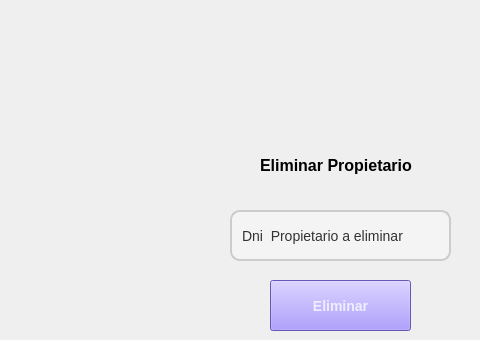
       <widget class="QWidget" name="page_EliminarPropietario">
        <widget class="QLabel" name="label_11">
         <property name="geometry">
          <rect>
           <x>260</x>
           <y>140</y>
           <width>211</width>
           <height>51</height>
          </rect>
         </property>
         <property name="font">
          <font>
           <pointsize>12</pointsize>
           <bold>true</bold>
          </font>
         </property>
         <property name="text">
          <string>Eliminar Propietario</string>
         </property>
         <property name="textFormat">
          <enum>Qt::AutoText</enum>
         </property>
         <property name="wordWrap">
          <bool>false</bool>
         </property>
        </widget>
        <widget class="QPushButton" name="btnEmpEliminar">
         <property name="geometry">
          <rect>
           <x>270</x>
           <y>280</y>
           <width>141</width>
           <height>51</height>
          </rect>
         </property>
         <property name="styleSheet">
          <string notr="true">
QPushButton {
   color: rgb(239, 238, 255);
background-color: rgb(145, 123, 255);
  

    padding: 10px; 
    font-size: 14px; 
    font-weight: bold; 
 
}

QPushButton:hover {
    background-color: #8793ff; 
    color: white;
}</string>
         </property>
         <property name="text">
          <string>Eliminar</string>
         </property>
         <property name="icon">
          <iconset>
           <normaloff>../Imagenes/borrar.png</normaloff>../Imagenes/borrar.png</iconset>
         </property>
         <property name="iconSize">
          <size>
           <width>30</width>
           <height>30</height>
          </size>
         </property>
        </widget>
        <widget class="QLineEdit" name="txtDniEliminar">
         <property name="geometry">
          <rect>
           <x>230</x>
           <y>210</y>
           <width>221</width>
           <height>51</height>
          </rect>
         </property>
         <property name="styleSheet">
          <string notr="true">QLineEdit {
    background-color: #f4f4f4; /* Fondo claro */
    color: #333; /* Texto oscuro */
    border: 2px solid #ccc; /* Borde inicial */
    border-radius: 10px; /* Bordes redondeados */
    padding: 8px; /* Espaciado interno */
    font-size: 14px; /* Tamaño de texto */
    font-family: &quot;Arial&quot;, sans-serif; /* Fuente limpia y moderna */
}

QLineEdit:focus {
    border: 2px solid #6200ee; /* Cambia el color del borde al enfocarse */
    background-color: #ffffff; /* Fondo blanco al enfocarse */
    color: #000; /* Texto más oscuro */
}</string>
         </property>
         <property name="text">
          <string>Dni  Propietario a eliminar</string>
         </property>
         <property name="placeholderText">
          <string>Ingrese Legajo Empleado</string>
         </property>
        </widget>
       </widget>
